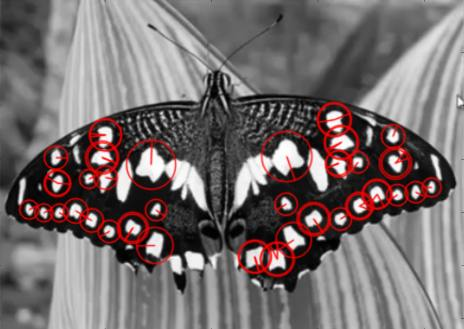
#> input picture opencv_test/feature_detection_lean/a.jpg, 464 x 329 px
$ python FLANN_matcher.py
#> lines starting #> are read from the running program, lines starting #| are printed output that depends on the picture
"""
SIFT, SURF:
FLANN_INDEX_KDTREE = 1
index_params = dict(algorithm = FLANN_INDEX_KDTREE, trees = 5)
ORB:
FLANN_INDEX_LSH = 6
index_params= dict(algorithm = FLANN_INDEX_LSH,
                   table_number = 6, # 12
                   key_size = 12,     # 20
                   multi_probe_level = 1) #2

"""
import cv2 as cv
import matplotlib.pyplot as plt

img1 = cv.imread('a.jpg', cv.IMREAD_GRAYSCALE)  # queryImage
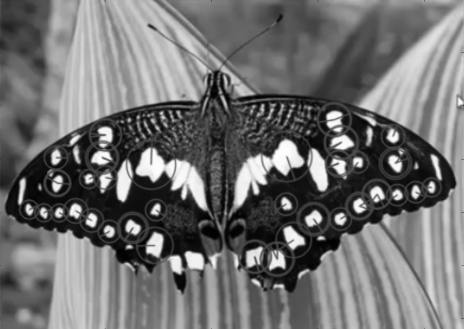
#> img1: shape (329, 464); min 0, max 255, mean 112.3
img2 = cv.imread('a.jpg', cv.IMREAD_GRAYSCALE)  # trainImage
# 启动 SIFT 探测器
sift = cv.xfeatures2d.SIFT_create(10000)
# 使用SIFT查找关键点和描述符
kp1, des1 = sift.detectAndCompute(img1, None)
#> kp1 = 1509 keypoints; strongest (x, y, size): (92, 220, 7.6), (155, 244, 11.7), (75, 210, 8.1), (293, 238, 11.7)
kp2, des2 = sift.detectAndCompute(img2, None)
#> kp2 has the same summary as kp1
# FLANN parameters
FLANN_INDEX_KDTREE = 1
index_params = dict(algorithm=FLANN_INDEX_KDTREE, trees=5)
search_params = dict(checks=50)  # 或者传递空字典
flann = cv.FlannBasedMatcher(index_params, search_params)
matches = flann.knnMatch(des1, des2, k=2)
#> matches = 1509 matches
# 只需要绘制好的匹配，所以创建一个模板
matchesMask = [[0, 0] for i in range(len(matches))]
#> matchesMask = 1509 pairs, first value 0 to 0, second value 0 to 0
# ratio test as per Lowe's paper
for i, (m, n) in enumerate(matches):
    if m.distance < 0.7 * n.distance:
        matchesMask[i] = [1, 0]
#> after the loop, matchesMask = 1509 pairs, first value 1 to 1, second value 0 to 0
draw_params = dict(matchColor=(0, 255, 0),
                   singlePointColor=(255, 0, 0),
                   matchesMask=matchesMask,
                   flags=cv.DrawMatchesFlags_DEFAULT)
#> draw_params = 4 items
img3 = cv.drawMatchesKnn(img1, kp1, img2, kp2, matches, None, **draw_params)
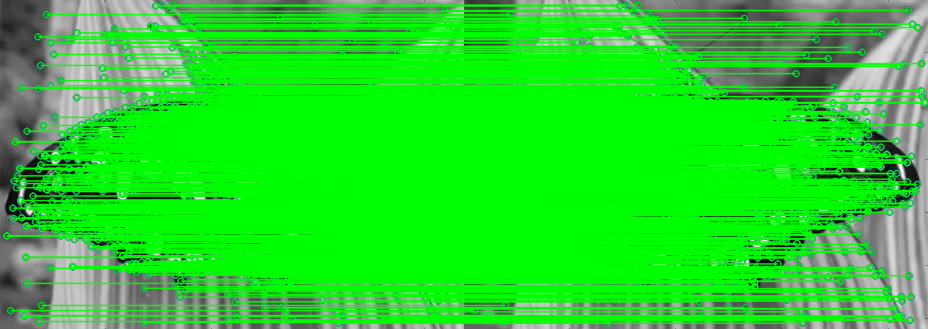
#> img3: shape (329, 928, 3); mean of channels 0, 1, 2 42.4, 213.2, 40.5; drawn as B, G, R
cv.imshow('test', img3)
# cv.imwrite('test.jpg', img3)
plt.imshow(img3, ), plt.show()
key = cv.waitKey(0) & 0xFF
#> (key q is pressed here)
# 按'q'健退出循环
if key == ord('q'):
    cv.destroyAllWindows()

# 使用ORB
# 启动 SIFT 探测器
orb = cv.ORB_create(10000)
# 使用ORB查找关键点和描述符
kp1, des1 = orb.detectAndCompute(img1, None)
#> kp1 = 4651 keypoints; strongest (x, y, size): (394, 138, 53.6), (301, 241, 64.3), (397, 168, 53.6), (398, 195, 64.3)
kp2, des2 = orb.detectAndCompute(img2, None)
#> kp2 has the same summary as kp1
# FLANN parameters
FLANN_INDEX_LSH = 6
index_params = dict(algorithm=FLANN_INDEX_LSH,
                    table_number=6,  # 12
                    key_size=12,  # 20
                    multi_probe_level=1)  # 2
search_params = dict()  # 或者传递空字典
flann = cv.FlannBasedMatcher(index_params, search_params)
matches = flann.knnMatch(des1, des2, k=2)
#> matches = 4651 matches
# 只需要绘制好的匹配，所以创建一个模板
matchesMask = [[0, 0] for i in range(len(matches))]
#> matchesMask = 4651 pairs, first value 0 to 0, second value 0 to 0
# ratio test as per Lowe's paper
for i, (m, n) in enumerate(matches):
    if m.distance < 0.7 * n.distance:
        matchesMask[i] = [1, 0]
#> after the loop, matchesMask = 4651 pairs, first value 1 to 1, second value 0 to 0
draw_params = dict(matchColor=(0, 255, 0),
                   singlePointColor=(255, 0, 0),
                   matchesMask=matchesMask,
                   flags=cv.DrawMatchesFlags_DEFAULT)
img3 = cv.drawMatchesKnn(img1, kp1, img2, kp2, matches, None, **draw_params)
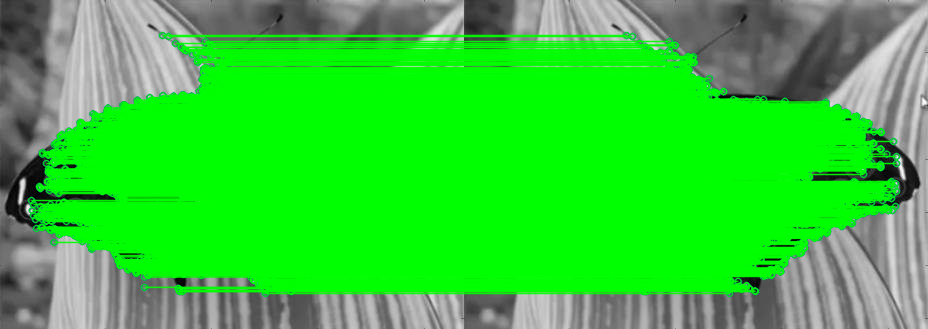
#> img3: shape (329, 928, 3); mean of channels 0, 1, 2 55.2, 201.8, 54.5; drawn as B, G, R
cv.imshow('test', img3)
# cv.imwrite('test_orb.jpg', img3)
plt.imshow(img3, ), plt.show()
key = cv.waitKey(0) & 0xFF
#> (key q is pressed here)
# 按'q'健退出循环
if key == ord('q'):
    cv.destroyAllWindows()
